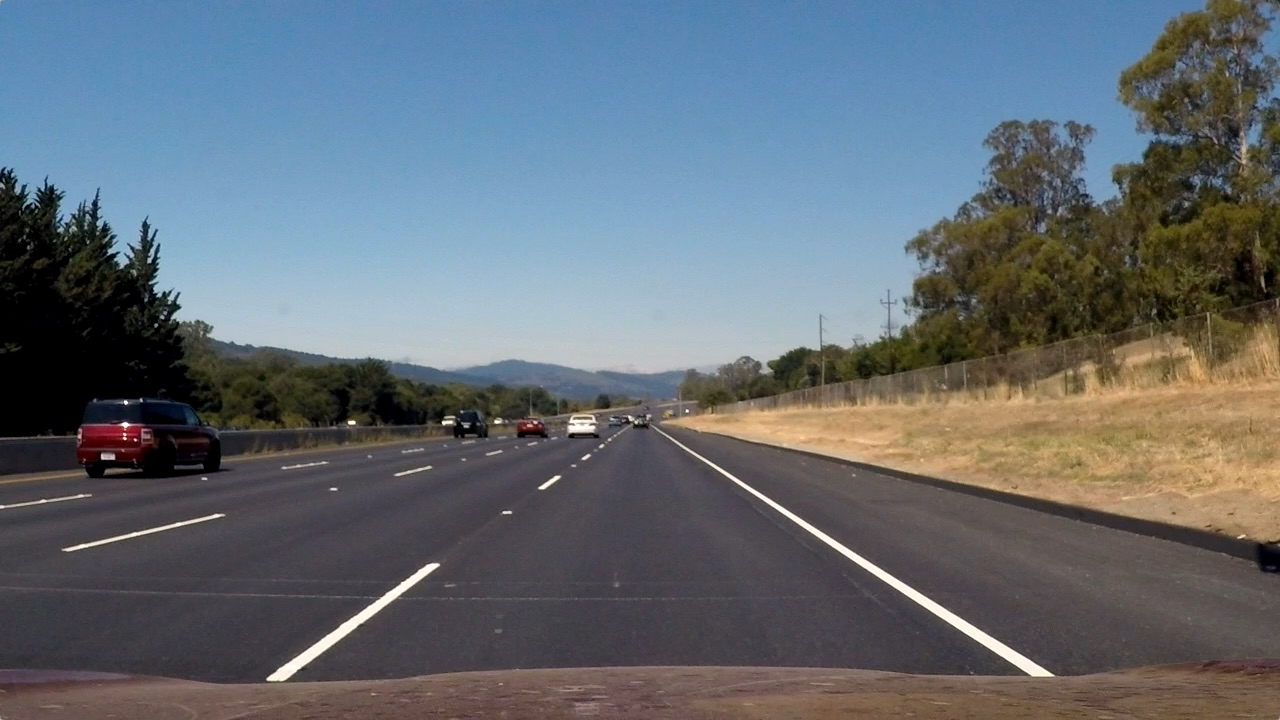
#> input picture test_images/straight_lines2.jpg, 1280 x 720 px; the run also reads 1 picture not shown here
$ jupyter execute 'Lane Finding Pipeline.ipynb'   (shell and % lines are left out)   (older library calls are emulated)
#> lines starting #> are read from the running program, lines starting #| are printed output that depends on the picture; after the words box and inside, x2 and y2 are one past the last pixel; in counts of white or black regions, pixels touching at a corner belong together
### ipm.py
import numpy as np
import cv2

def get_ipm_transform():
    """Compute inverse-perspective mapping transformation matrix"""

    src = np.float32([(536,488),
                    (751,488),
                    (241,687),
                    (1071,687)])
    dst = np.float32([(450,0),
                    (1280-450,0),
                    (450,720),
                    (1280-450,720)])
    M    = cv2.getPerspectiveTransform(src, dst)

    return M

# Transform image to IPM
def inverse_perspective_mapping(img):
    """Transform original image to inverse perspective mapping(IPM)"""

    # Get the IPM transformation matrix
    M = get_ipm_transform()

    # Warp the image using this transformation matrix
    h,w = img.shape[:2]
    warped = cv2.warpPerspective(img, M, (w,h), flags=cv2.INTER_LINEAR)

    return warped

# [15 lines left out: function get_inv_ipm_transform, not called in this run]


# [9 lines that do not run on import are left out]

### segment_image.py
import numpy as np
import cv2

def abs_sobel_thresh(img, orient='x', thresh_min=0, thresh_max=255):
    """
    Apply Sobel filter and threshold absolute values
    """

    # Apply the following steps to img
    # 1) Convert to grayscale
    # NOTE: This assumes use of cv2.imread to read in images
    gray = cv2.cvtColor(img, cv2.COLOR_BGR2GRAY)

    # 2) Take the derivative in x or y given orient = 'x' or 'y'
    if orient=='x':
        sobel = cv2.Sobel(gray,cv2.CV_64F,1,0)
    else:
        sobel = cv2.Sobel(gray,cv2.CV_64F,0,1)

    # 3) Take the absolute value of the derivative or gradient
    abs_sobel = np.absolute(sobel)

    # 4) Scale to 8-bit (0 - 255) then convert to type = np.uint8
    abs_sobel_scaled = np.uint8(255 * abs_sobel/np.max(abs_sobel))

    # 5) Create a mask of 1's where the scaled gradient magnitude
            # is > thresh_min and < thresh_max
    binary_output = np.zeros_like(abs_sobel_scaled)
    binary_output[(abs_sobel_scaled>=thresh_min) & (abs_sobel_scaled<=thresh_max)] = 1

    # 6) Return this mask as your binary_output image
    return binary_output


def mag_thresh(img, sobel_kernel=3, mag_thresh=(0, 255)):
    """
    Apply Sobel filters in X and Y, and threshold gradient magnitude.
    """

    # Apply the following steps to img
    # 1) Convert to grayscale
    # NOTE: This assumes use of cv2.imread to read in images
    gray = cv2.cvtColor(img, cv2.COLOR_BGR2GRAY)

    # 2) Take the gradient in x and y separately
    sobelx = cv2.Sobel(gray, cv2.CV_64F, 1, 0, ksize=sobel_kernel)
    sobely = cv2.Sobel(gray, cv2.CV_64F, 0, 1, ksize=sobel_kernel)

    # 3) Calculate the magnitude
    mag = np.sqrt( sobelx*sobelx + sobely*sobely )

    # 4) Scale to 8-bit (0 - 255) and convert to type = np.uint8
    mag_scaled = np.uint8( 255 * mag/np.max(mag) )

    # 5) Create a binary mask where mag thresholds are met
    binary_mask = np.zeros_like(mag_scaled)
    binary_mask[ (mag_scaled>=mag_thresh[0]) & (mag_scaled<=mag_thresh[1]) ] = 1

    # 6) Return this mask as your binary_output image
    return binary_mask


def dir_threshold(img, sobel_kernel=3, thresh=(0, np.pi/2)):
    """
    Apply Sobel filters in x and y, and threshold the gradient direction
    """

    # Apply the following steps to img
    # 1) Convert to grayscale
    # NOTE: This assumes use of cv2.imread to read in images
    gray = cv2.cvtColor(img, cv2.COLOR_BGR2GRAY)

    # 2) Take the gradient in x and y separately
    sobelx = cv2.Sobel(gray, cv2.CV_64F, 1, 0, ksize=sobel_kernel)
    sobely = cv2.Sobel(gray, cv2.CV_64F, 0, 1, ksize=sobel_kernel)

    # 3) Take the absolute value of the x and y gradients
    abs_sobelx = np.absolute(sobelx)
    abs_sobely = np.absolute(sobely)

    # 4) Use np.arctan2(abs_sobely, abs_sobelx) to calculate the direction of the gradient
    dir = np.arctan2(abs_sobely, abs_sobelx)

    # 5) Create a binary mask where direction thresholds are met
    binary_output = np.zeros_like(dir)
    binary_output[ (dir>=thresh[0]) & (dir<=thresh[1]) ] = 1

    # 6) Return this mask as your binary_output image
    return binary_output


def hls_select(img, thresh=(0, 255)):
    """
    Threshold HLS S-channel using exclusive lower and inclusive upper bound.
    """

    # 1) Convert to HLS color space
    hls = cv2.cvtColor(img, cv2.COLOR_BGR2HSV)
    s = hls[:,:,2]

    # 2) Apply a threshold to the S channel
    binary_output = np.zeros_like(s)
    binary_output[ (s>thresh[0]) & (s<=thresh[1]) ] = 1

    # 3) Return a binary image of threshold result
    return binary_output


def lab_select(img, thresh=(0,255)):
    """
    Threshold LAB B-channel using exclusive lower and inclusive upper bound.
    """

    # 1) Convert to LAB color space
    lab = cv2.cvtColor(img, cv2.COLOR_BGR2LAB)
    b = lab[:,:,2]

    # 2) Apply a threshold to the B channel
    binary_output = np.zeros_like(b)
    binary_output[ (b>thresh[0]) & (b<thresh[1]) ] = 1

    # 3) Return a binary image of threshold result
    return binary_output


def segmentation_pipeline(ipm_img):
    """
    Segmentation pipeline to apply to ipm image
    """

    # Compute individual thresholded images
    sobel_abs = abs_sobel_thresh(ipm_img, 'x', 30, 255)
    sobel_mag = mag_thresh(ipm_img, 15, (58, 255))
    sobel_dir = dir_threshold(ipm_img, 15, (0,0.2))
    color_hsl = hls_select(ipm_img, (210,255))
    brght_lab = lab_select(ipm_img, (184,255))

    # Compute combined threshold
    segmented_img = np.zeros_like(sobel_abs)
    segmented_img[(color_hsl==1) | (brght_lab==1)] = 1
    return segmented_img

### find_lane_lines.py
import numpy as np
import cv2
import matplotlib.pyplot as plt

def window_mask(width, height, img_ref, center, level):
    """
    Create a window mask
    """

    output = np.zeros_like(img_ref)

    ymin = int(img_ref.shape[0]-(level+1)*height)
    ymax = int(img_ref.shape[0]-level*height)
    xmin = max(0,int(center-width/2))
    xmax = min(int(center+width/2),img_ref.shape[1])
    output[ymin:ymax,xmin:xmax] = 1
    return output

def find_window_centroids(image, window_width, window_height, margin):
    """
    Find window centroids on image
    """

    window_centroids = [] # Store the (left,right) window centroid positions per level
    window = np.ones(window_width) # Create our window template that we will use for convolution

    # First find the two starting positions for the left and right lane by using np.sum to get the vertical image slice
    # and then np.convolve the vertical image slice with the windpw template

    ## Sum quarter bottom of image to get slice
    l_sum = np.sum(image[int(3*image.shape[0]/4):,:int(image.shape[1]/2)], axis=0)
    l_center = np.argmax(np.convolve(window, l_sum)) - window_width/2
    r_sum = np.sum(image[int(3*image.shape[0]/4):,int(image.shape[1]/2):], axis=0)
    r_center = np.argmax(np.convolve(window, r_sum)) - window_width/2 + int(image.shape[1]/2)

    # Add what we found for the first layer
    window_centroids.append((l_center,r_center))

    # Go through each layer looking for max pixel locations
    for level in range(1,(int)(image.shape[0]/window_height)):
        # Convolve the window into the vertical slice of the image
        ymin = int(image.shape[0]-(level+1)*window_height)
        ymax = int(image.shape[0]-level*window_height)
        image_layer = np.sum(image[ymin:ymax,:], axis=0)
        conv_signal = np.convolve(window, image_layer)

        # Find the best left centroid by using the past left center as a reference
        # Use window_width/2 as offset because convolution signal reference is at right side of window, not center of window
        offset = window_width/2
        l_min_index = int(max(l_center + offset - margin, 0))
        l_max_index = int(min(l_center + offset + margin, image.shape[1]))
        l_center = np.argmax(conv_signal[l_min_index:l_max_index])+l_min_index-offset

        # Find the best right centroid by using past right center as a reference
        r_min_index = int(max(r_center + offset - margin, 0))
        r_max_index = int(min(r_center + offset + margin, image.shape[1]))
        r_center = np.argmax(conv_signal[r_min_index:r_max_index])+r_min_index-offset

        # Add found window_centroids
        window_centroids.append((l_center,r_center))

    return window_centroids

def plot_window_centroids(warped, window_centroids, window_width, window_height):
    """
    Plot window centroids on warped image
    """

    # If we found any window centers
    if len(window_centroids) > 0:
        # Points used to draw all the left and right windows
        l_points = np.zeros_like(warped)
        r_points = np.zeros_like(warped)

        # Go through each level and draw the windows
        for level in range(0, len(window_centroids)):
            # Window mask is a function to draw window areas
            l_mask = window_mask(window_width, window_height, warped, window_centroids[level][0],level)
            r_mask = window_mask(window_width, window_height, warped, window_centroids[level][1],level)

            # Add the graphic points from window mask to total pixels found
            l_points[ (l_points == 255) | ((l_mask == 1) ) ] = 255
            r_points[ (r_points == 255) | ((r_mask == 1) ) ] = 255

        # Draw the results
        template = np.array(r_points+l_points, np.uint8) # add both left and right window pixels together
        zero_channel = np.zeros_like(template) # create a zero color channel
        template = np.array(cv2.merge((zero_channel, template, zero_channel)), np.uint8) # make window pixels green
        warpage = np.dstack((warped, warped, warped))*255 # making the original road pixels 3 color channels
        output = cv2.addWeighted(warpage, 1, template, 0.5, 0.0) # overlay the original road image with window results

    # If no window centers found, just display original road image
    else:
        output = np.array(cv2.merge((warped,warped,warped)), np.uint8)

    return output

def find_lane_fit(binary_warped, nwindows=10, margin=40, minpix=50):
    """
    Find left and right lane fits
    """

    ystart = binary_warped.shape[0]//3

    # Take a histogram of the bottom two-thirds of the image
    histogram = np.sum(binary_warped[ystart:,:], axis=0)

    # Create an output image
    out = np.dstack((binary_warped,binary_warped,binary_warped))*255

    # Find the peak for left and right halves of histogram
    midx = np.int(histogram.shape[0]/2)
    leftx_base  = np.argmax(histogram[:midx])
    rightx_base = midx + np.argmax(histogram[midx:])

    window_height = np.int(binary_warped.shape[0]/nwindows)

    # Find non-zero pixels
    nz = binary_warped.nonzero()
    nzy = np.array(nz[0])
    nzx = np.array(nz[1])

    leftx_current  = leftx_base
    rightx_current = rightx_base

    left_idx  = []
    right_idx = []

    rect_corners = []
    for window in range(nwindows):
        win_y_low  = binary_warped.shape[0] - (window+1)*window_height
        win_y_high = binary_warped.shape[0] - (window  )*window_height
        win_xleft_low   = leftx_current - margin
        win_xleft_high  = leftx_current + margin
        win_xright_low  = rightx_current - margin
        win_xright_high = rightx_current + margin

        rect_corners.append((win_y_low, win_y_high, win_xleft_low, win_xleft_high, win_xright_low, win_xright_high))

        good_left_idx = ((nzy >= win_y_low) & (nzy < win_y_high) &
        (nzx >= win_xleft_low) &  (nzx < win_xleft_high)).nonzero()[0]

        good_right_idx = ((nzy >= win_y_low) & (nzy < win_y_high) &
        (nzx >= win_xright_low) &  (nzx < win_xright_high)).nonzero()[0]

        left_idx.append(good_left_idx)
        right_idx.append(good_right_idx)

        # Recenter window if new signal is strong enough
        if len(good_left_idx) > minpix:
            leftx_current = np.int(np.mean(nzx[good_left_idx]))
        if len(good_right_idx) > minpix:
            rightx_current = np.int(np.mean(nzx[good_right_idx]))


    left_idx  = np.concatenate(left_idx)
    right_idx = np.concatenate(right_idx)

    leftx  = nzx[left_idx]
    lefty  = nzy[left_idx]
    rightx = nzx[right_idx]
    righty = nzy[right_idx]

    # Fit a second order polynomial
    left_fit  = None
    right_fit = None
    if len(leftx) != 0:
        left_fit  = np.polyfit(lefty, leftx, 2)
    if len(rightx) != 0:
        right_fit = np.polyfit(righty, rightx, 2)

    return left_fit, right_fit, left_idx, right_idx, nzx, nzy, rect_corners

# [32 lines left out: function update_lane_fit, not called in this run]

def plot_lane_fit(binary_warped, left_fit, right_fit, left_idx, right_idx, nzx, nzy, rect_corners, nwindows=10, margin=40):
    """
    Insert lane with rectangles on image
    """

    # Create image for visualization
    out_img = np.dstack((binary_warped,binary_warped,binary_warped))*255

    # Mark x and y points - left lane in red, right in blue
    out_img[nzy[left_idx], nzx[left_idx]]   = [255, 0, 0]
    out_img[nzy[right_idx], nzx[right_idx]] = [0, 0, 255]

    # Draw rectangles
    for rect in rect_corners:
        cv2.rectangle(out_img, (rect[2],rect[0]), (rect[3],rect[1]), (0,255,0), 2)
        cv2.rectangle(out_img, (rect[4],rect[0]), (rect[5],rect[1]), (0,255,0), 2)

    # Plot line fit
    ploty = np.linspace(0, binary_warped.shape[0]-1,binary_warped.shape[0])
    left_fitx  = left_fit[0]*ploty**2 + left_fit[1]*ploty + left_fit[2]
    right_fitx = right_fit[0]*ploty**2 + right_fit[1]*ploty + right_fit[2]

    plt.imshow(out_img)
    plt.plot(left_fitx, ploty, color='yellow')
    plt.plot(right_fitx, ploty, color='yellow')
    plt.xlim(0,binary_warped.shape[1])
    plt.ylim(binary_warped.shape[0], 0)

# [136 lines left out: functions plot_lane_fit_poly, radius_of_curvature, compute_radius_and_center_dist, draw_nice_lane, draw_lane_details, not called in this run]


class Line():
    """
    Line object to hold data associated with each lane line detection
    """
    # [52 lines left out: functions __init__, update, not called in this run]

### Lane Finding Pipeline.ipynb
# Lane Finding Pipeline

[cell 1]
import numpy as np
import cv2
import segment_image as seg
from ipm import inverse_perspective_mapping
import matplotlib.pyplot as plt
import find_lane_lines as lanelines
#from find_lane_lines import find_window_centroids
#from find_lane_lines import plot_window_centroids
import glob

[cell 2]
window_width = 50
window_height = 80 # Break image into 9 vertical layers since image height is 720
margin = 100 # How much to slide left and right for searching

# Read in an image
img = cv2.imread('test_images/straight_lines2.jpg')
#> img is the input picture: shape (720, 1280, 3); mean B, G, R 115.1, 107.7, 99.4

# Transform to inverse perspective mapping
ipm_img = inverse_perspective_mapping(img)

# Segmentation pipeline
seg_img = seg.segmentation_pipeline(ipm_img)
#> in segmentation_pipeline, `sobel_abs = abs_sobel_thresh(ipm_img, 'x', 30, 255)`:
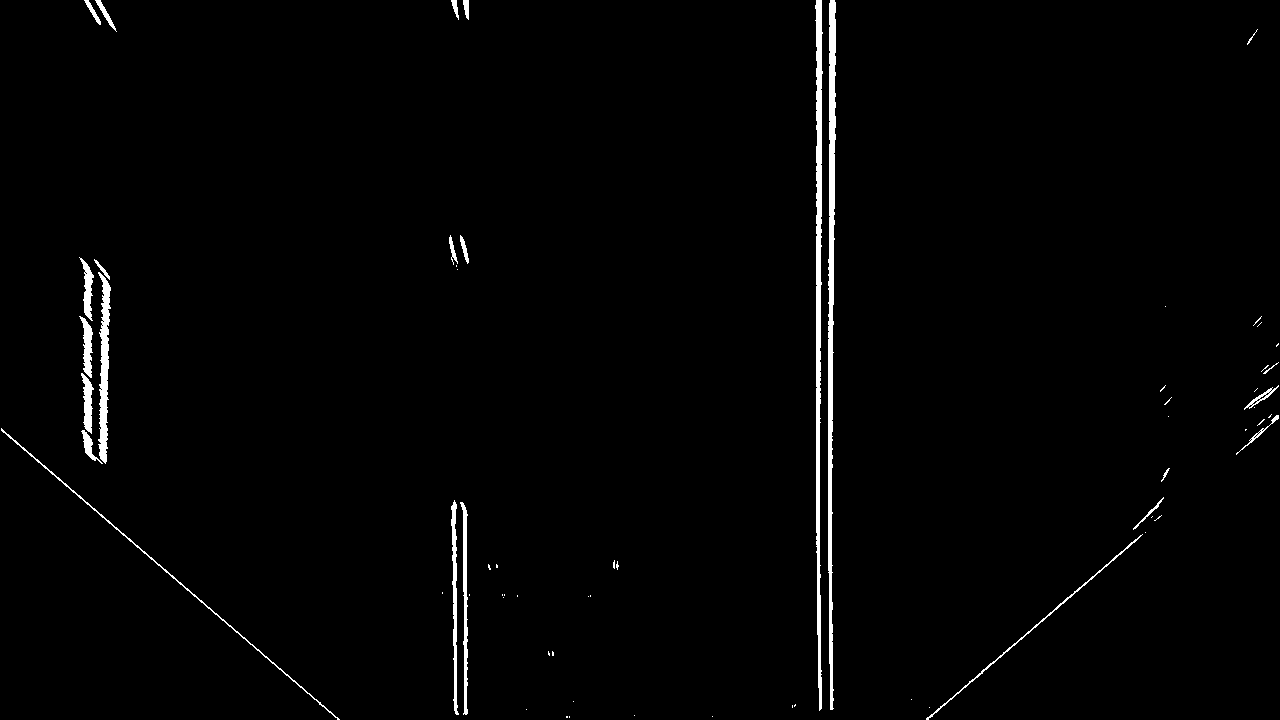
#> sobel_abs: shape (720, 1280); values 0 (black) and 1 (white), 1.5% white; 66 white regions (42 under 20 px), largest, box (x1, y1, x2, y2) and area: (828, 0, 836, 710) 3498, (815, 0, 823, 711) 3293, (98, 272, 111, 464) 1382
#> in segmentation_pipeline, `sobel_dir = dir_threshold(ipm_img, 15, (0,0.2))`:
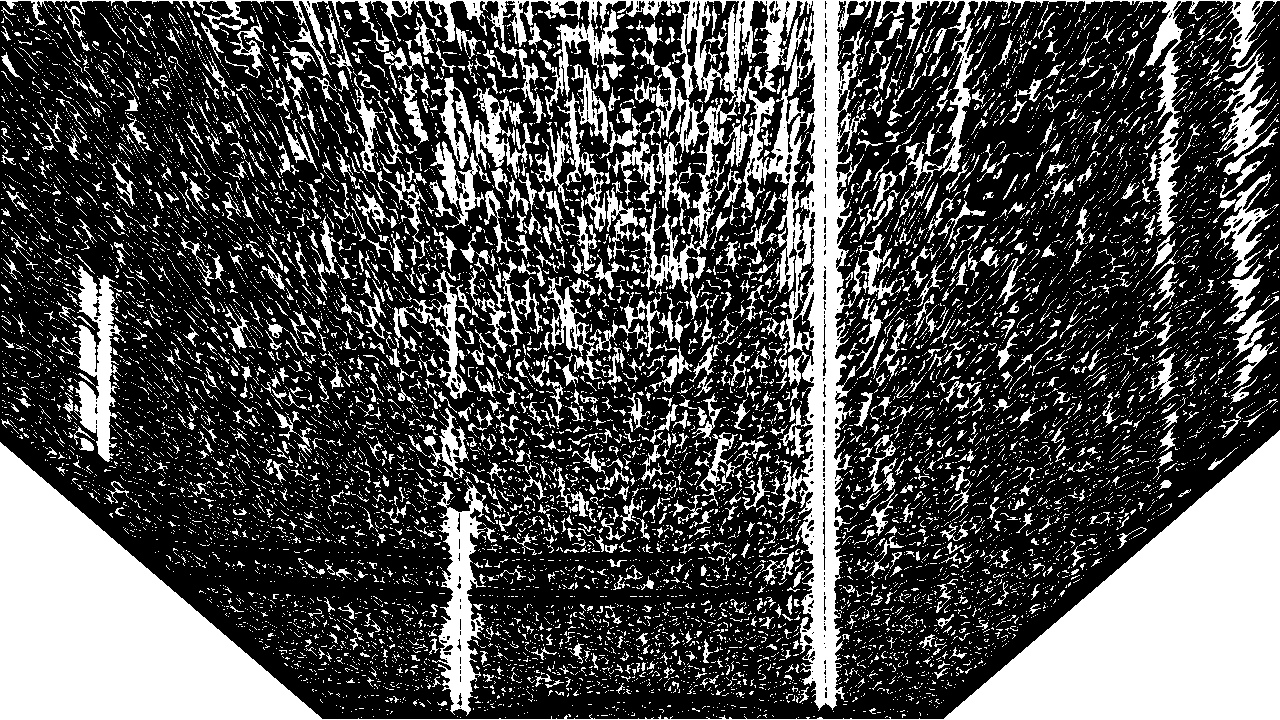
#> sobel_dir: shape (720, 1280) float64; values 0 (black) and 1 (white), 31.7% white; 10824 white regions (9579 under 20 px), largest, box (x1, y1, x2, y2) and area: (0, 430, 1280, 720) 94836, (0, 0, 1280, 711) 50129, (432, 476, 497, 716) 5626
#> in hls_select, `s = hls[:,:,2]`:
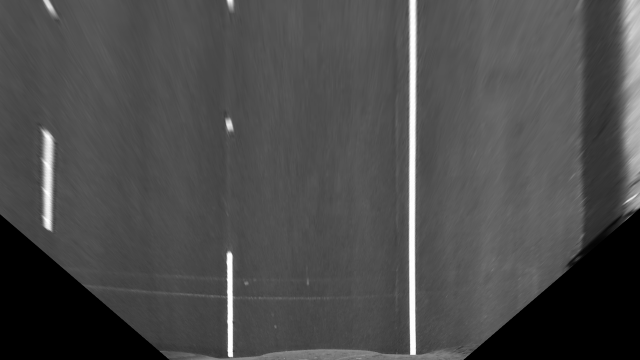
#> s: shape (720, 1280) (shown at 1/2 size); min 0, max 255, mean 75.3
#> in segmentation_pipeline, `color_hsl = hls_select(ipm_img, (210,255))`:
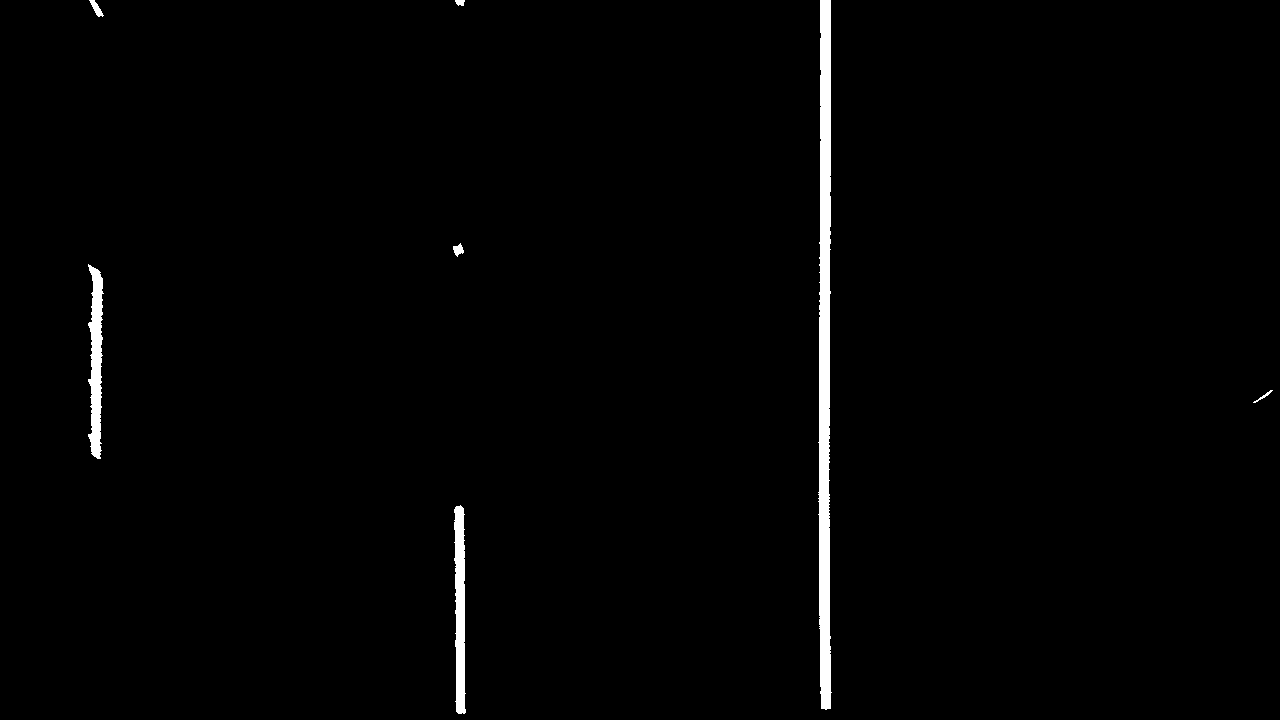
#> color_hsl: shape (720, 1280); values 0 (black) and 1 (white), 1.3% white; 7 white regions, largest, box (x1, y1, x2, y2) and area: (818, 0, 832, 710) 7636, (88, 264, 104, 459) 1983, (454, 505, 466, 714) 1942
#> (the rest of the program and of its run is left out)
